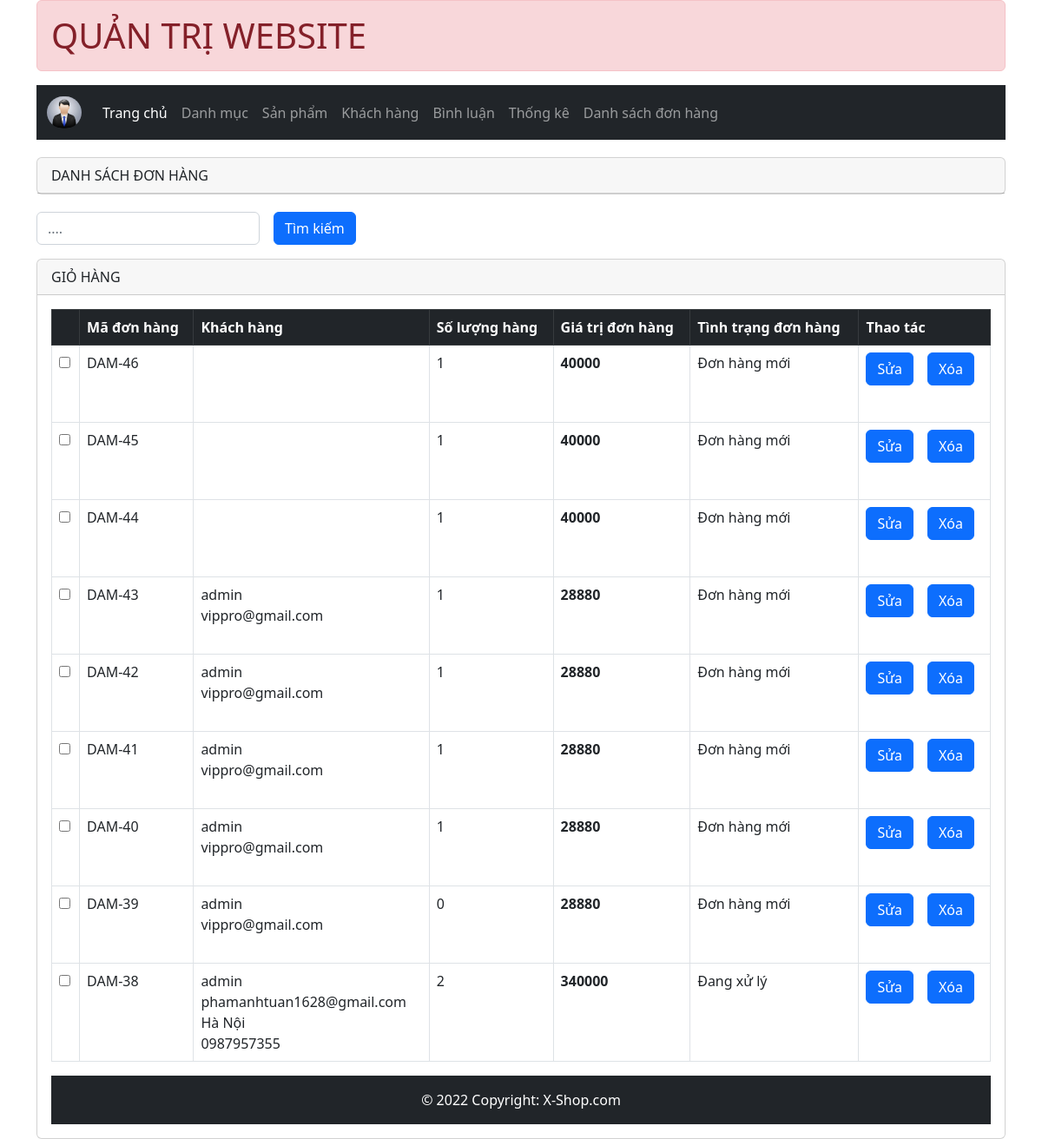
/admin/index.php?act=listbill, run on the app's committed database.
### tables this page shows
CREATE TABLE `bill` (
  `id` int(10) NOT NULL,
  `iduser` int(10) NOT NULL DEFAULT 0,
  `bill_name` varchar(10) NOT NULL,
  `bill_address` varchar(255) NOT NULL,
  `bill_tel` varchar(50) NOT NULL,
  `bill_pttt` tinyint(1) DEFAULT 1 COMMENT '1. Thanh toán trực tiếp 2. Chuyển khoản 3. Thanh toán online ',
  `ngaydathang` varchar(50) NOT NULL,
  `total` int(10) DEFAULT NULL,
  `bill_status` tinyint(1) NOT NULL DEFAULT 0 COMMENT '0. Đơn hàng mới 1.Đang chờ 2.Đang giao hàng 3. Đã giao hàng',
  `receive_name` varchar(255) DEFAULT NULL,
  `receive_address` varchar(255) DEFAULT NULL,
  `receive_tel` varchar(50) DEFAULT NULL,
  `bill_email` varchar(255) NOT NULL
);

### admin/controllers/donhang/listbill.php (called while the page is built)
<?php
 if (isset($_POST['kyw']) && ($_POST['kyw']) != "") {
    $kyw = ($_POST['kyw']);
} else $kyw = "";
$listbill = loadall_bill($kyw, 0);
include "./views/bill/listbill.php";
?>

### admin/models/pdo.php (called while the page is built, shortened)
<?php
function pdo_get_connection()
{
    $dburl = "mysql:host=localhost;dbname=xshop;charset=utf8";
    $username = 'root';
    $password = '';
    $conn = new PDO($dburl, $username, $password);
    $conn->setAttribute(PDO::ATTR_ERRMODE, PDO::ERRMODE_EXCEPTION);
    return $conn;
}
function pdo_query($sql)
{
    $sql_args = array_slice(func_get_args(), 1);
    try {
        $conn = pdo_get_connection();
        $stmt = $conn->prepare($sql);
        $stmt->execute($sql_args);
        $rows = $stmt->fetchAll();
        return $rows;
    } catch (PDOException $e) {
        throw $e;
    } finally {
        unset($conn);
    }
}

### admin/models/donhang.php (called while the page is built, shortened)
<?php
function loadall_cart_count($idbill)
{
    $sql = "select * from cart where idbill=" . $idbill;
    $bill = pdo_query($sql);
    return sizeof($bill);
}
function loadall_bill($kyw = "", $iduser = 0)
{
    $sql = "select * from bill WHERE 1 ";
    $sql .= " ORDER BY `id` DESC";
    $listbill = pdo_query($sql);
    return $listbill;
}
function get_ttdh($n)
{
    switch ($n) {
        case '0':
            $tt = 'Đơn hàng mới';
            break;
        case '1':
            $tt = 'Đang xử lý';
            break;
    }
    return $tt;
}

### admin/views/bill/listbill.php (the view, shortened to what this page needs)
<div style="margin:20px 0px" class="card">
    <div class="card-header text-uppercase">DANH SÁCH ĐƠN HÀNG</div>
</div>
<form action="index.php?act=listbill" method="POST" class="row g-3">
    <div class="col-auto">
        <input type="text" name="kyw" class="form-control" id="inputPassword2" placeholder="....">
    </div>
    <div class="col-auto">
        <input type="submit" name="listok" class="btn btn-primary mb-3" value="Tìm kiếm"></input>
    </div>
</form>
<div class="card">
    <div class="card-header text-uppercase">GIỎ HÀNG</div>
    <div class="card-body">
        <table class="table table-bordered">
            <tr class="table-dark">
                <th></th>
                <th>Mã đơn hàng</th>
                <th>Khách hàng</th>
                <th>Số lượng hàng</th>
                <th>Giá trị đơn hàng</th>
                <th>Tình trạng đơn hàng</th>
                <th>Thao tác</th>
            </tr>
            <?php
            foreach ($listbill as $bill) {
                extract($bill);
                $suasp = '<a href="index.php?act=sua_bill&idbill=' . $id . '"><input class="btn btn-primary mr-4" type="button" value="Sửa"></a>';
                $xoasp = '<a href="index.php?act=del_bill&idbill=' . $id . '"><input class="btn btn-primary" type="button" value="Xóa"></a>';
                $khachhang = $bill["bill_name"] . '
                <br>' . $bill["bill_email"] . '
                <br>' . $bill["bill_address"] . '
                <br> ' . $bill["bill_tel"];
                $ttdh = get_ttdh($bill['bill_status']);
                $countsp = loadall_cart_count($bill["id"]);
                echo '<tr>
                     <td><input type="checkbox"> </td>
                        <td>DAM-' . $bill['id'] . '</td>
                        <td> ' . $khachhang . '</td>
                        <td>' . $countsp . '</td>
                        <td><strong>' . $bill["total"] . '</strong></td>
                        <td>' . $ttdh . '</td>
                        <td>' . $suasp . $xoasp . '</td>
             </tr>';
            }
            ?>
        </table>

### client/views/assets/css/style.css (style rules this page uses)
.mr-4 { margin-right: 16px; }

### data on the page
bill: id "46", countsp "1", total "40000", bill_status "Đơn hàng mới"
bill: id "45", countsp "1", total "40000", bill_status "Đơn hàng mới"
bill: id "44", countsp "1", total "40000", bill_status "Đơn hàng mới"
bill: id "43", bill_name "admin", bill_email "vippro@gmail.com", countsp "1", total "28880", bill_status "Đơn hàng mới"
bill: id "42", bill_name "admin", bill_email "vippro@gmail.com", countsp "1", total "28880", bill_status "Đơn hàng mới"
bill: id "41", bill_name "admin", bill_email "vippro@gmail.com", countsp "1", total "28880", bill_status "Đơn hàng mới"
bill: id "40", bill_name "admin", bill_email "vippro@gmail.com", countsp "1", total "28880", bill_status "Đơn hàng mới"
bill: id "39", bill_name "admin", bill_email "vippro@gmail.com", countsp "0", total "28880", bill_status "Đơn hàng mới"
bill: id "38", bill_name "admin", bill_email "phamanhtuan1628@gmail.com", bill_address "Hà Nội", bill_tel "0987957355", countsp "2", total "340000", bill_status "Đang xử lý"
